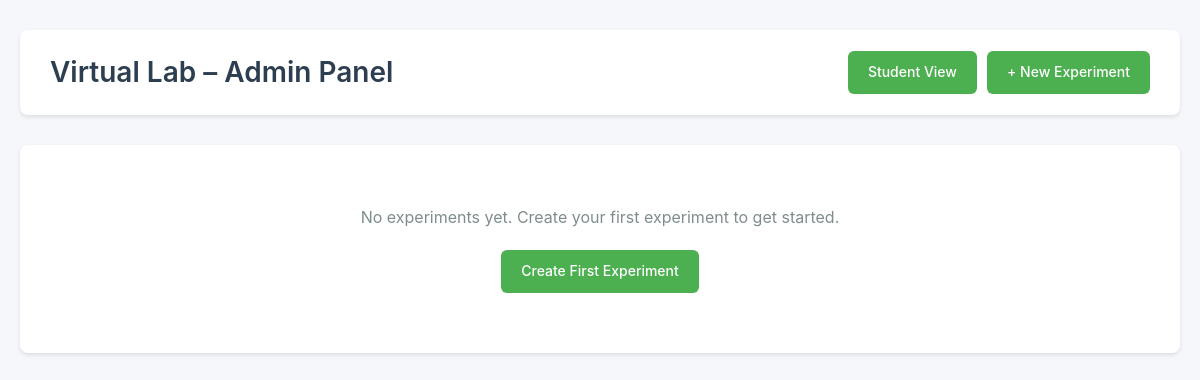
Page /admin/index.php on the earlier database version.
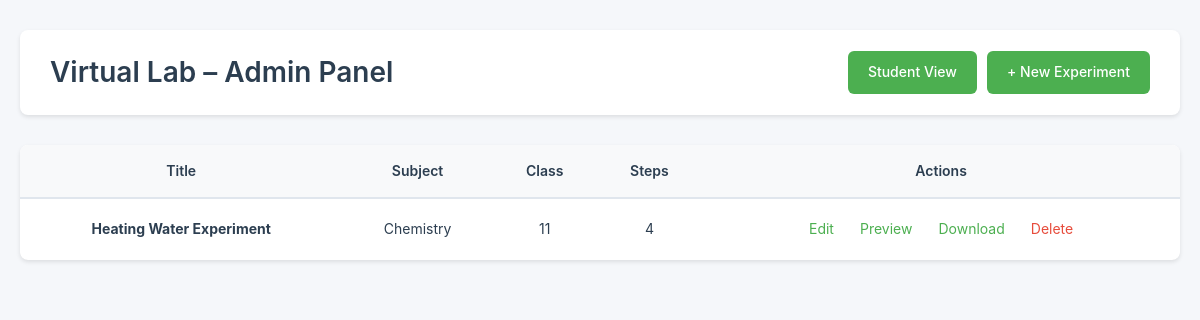
Same page on the later database version.
### tables this page shows
CREATE TABLE experiments (
    id VARCHAR(50) PRIMARY KEY,
    title VARCHAR(255) NOT NULL,
    subject VARCHAR(50) NOT NULL,
    class VARCHAR(10) NOT NULL,
    config_json TEXT NOT NULL,
    created_at DATETIME DEFAULT CURRENT_TIMESTAMP,
    updated_at DATETIME DEFAULT CURRENT_TIMESTAMP
);

### admin/config/database.php (called while the page is built, shortened)
<?php
function getDBConnection() {
    try {
        if (DB_TYPE === 'sqlite') {
            $dbPath = DB_SQLITE_PATH;
            try {
                $db = new PDO('sqlite:' . $dbPath);
                $db->setAttribute(PDO::ATTR_ERRMODE, PDO::ERRMODE_EXCEPTION);
                return $db;
            } catch (PDOException $e) {
                throw new Exception("Failed to create SQLite database: " . $e->getMessage() . " (Path: " . $dbPath . ")");
            }
        }
    } catch (PDOException $e) {
        throw new Exception("Database connection failed: " . $e->getMessage());
    } catch (Exception $e) {
        throw $e;
    }
}

### admin/classes/Database.php (called while the page is built, shortened)
<?php
require_once __DIR__ . '/../config/database.php';
class Database {
    private $db;
    public function __construct() {
        $this->db = getDBConnection();
    }
    private function initTables() {
        try {
            $schemaFile = __DIR__ . '/../config/schema.sql';
            $sql = file_get_contents($schemaFile);
            if (DB_TYPE === 'sqlite') {
                $statements = explode(';', $sql);
                foreach ($statements as $statement) {
                    $statement = trim($statement);
                    if (!empty($statement) && !preg_match('/^\s*--/', $statement)) {
                        try {
                            $this->db->exec($statement);
                        } catch (PDOException $e) {
                            if (strpos($e->getMessage(), 'already exists') === false) {
                                error_log('Schema execution error: ' . $e->getMessage());
                            }
                        }
                    }
                }
            } else {
                try {
                    $this->db->exec($sql);
                } catch (PDOException $e) {
                    error_log('Schema execution error: ' . $e->getMessage());
                }
            }
        } catch (Exception $e) {
            error_log('initTables error: ' . $e->getMessage());
        }
    }
    public function getAllExperiments() {
        try {
            if (DB_TYPE === 'sqlite') {
                $checkStmt = $this->db->query("SELECT name FROM sqlite_master WHERE type='table' AND name='experiments'");
                $tableExists = $checkStmt->fetch() !== false;
            } else {
                $checkStmt = $this->db->query("SHOW TABLES LIKE 'experiments'");
                $tableExists = $checkStmt->rowCount() > 0;
            }
            $stmt = $this->db->query("SELECT * FROM experiments ORDER BY created_at DESC");
            $experiments = $stmt->fetchAll(PDO::FETCH_ASSOC);
            foreach ($experiments as &$exp) {
                try {
                    $stepStmt = $this->db->prepare("
                        SELECT COUNT(*) as count FROM experiment_steps WHERE experiment_id = ?
                    ");
                    $stepStmt->execute([$exp['id']]);
                    $stepCount = $stepStmt->fetch(PDO::FETCH_ASSOC);
                    $exp['step_count'] = $stepCount['count'] ?? 0;
                } catch (PDOException $e) {
                    $exp['step_count'] = 0;
                }
            }
            return $experiments;
        } catch (PDOException $e) {
            error_log('getAllExperiments error: ' . $e->getMessage());
            return [];
        } catch (Exception $e) {
            error_log('getAllExperiments error: ' . $e->getMessage());
            return [];
        }
    }
}

### admin/index.php (the view, shortened to what this page needs)
<?php
require_once __DIR__ . '/classes/Database.php';
$db = new Database();
$experiments = $db->getAllExperiments();
?>
<!DOCTYPE html>
<html lang="en">
<head>
    <link rel="stylesheet" href="css/admin.css">
</head>
<body>
    <div class="container">
        <div class="header">
            <h1>Virtual Lab – Admin Panel</h1>
            <div style="display: flex; gap: 10px;">
                <a class="btn" href="../">Student View</a>
                <a class="btn" href="create.php">+ New Experiment</a>
            </div>
        </div>
        <?php if (empty($experiments)): ?>
        <div class="card" style="text-align: center; padding: 60px 20px;">
            <p style="color: #7f8c8d; font-size: 16px; margin-bottom: 20px;">No experiments yet. Create your first experiment to get started.</p>
            <a class="btn" href="create.php">Create First Experiment</a>
        </div>
        <?php else: ?>
        <div class="card" style="padding: 0; overflow: hidden;">
            <table>
                <thead>
                    <tr>
                        <th>Title</th>
                        <th>Subject</th>
                        <th>Class</th>
                        <th>Steps</th>
                        <th>Actions</th>
                    </tr>
                </thead>
                <tbody>
                    <?php foreach ($experiments as $exp): ?>
                    <tr>
                        <td><strong><?= htmlspecialchars($exp['title']) ?></strong></td>
                        <td><?= htmlspecialchars($exp['subject']) ?></td>
                        <td><?= htmlspecialchars($exp['class']) ?></td>
                        <td><?= $exp['step_count'] ?? 0 ?></td>
                        <td>
                            <div class="actions">
                                <a href="edit.php?id=<?= $exp['id'] ?>">Edit</a>
                                <a href="preview.php?id=<?= $exp['id'] ?>" target="_blank">Preview</a>
                                <a href="download.php?id=<?= $exp['id'] ?>">Download</a>
                                <a class="danger" href="delete.php?id=<?= $exp['id'] ?>" onclick="return confirm('Are you sure you want to delete this experiment?')">Delete</a>
                            </div>
                        </td>
                    </tr>
                    <?php endforeach; ?>
                </tbody>
            </table>
        </div>
        <?php endif; ?>
    </div>
</body>
</html>

### admin/css/admin.css (style rules this page uses)
* { margin: 0; padding: 0; box-sizing: border-box; }
body { font-family: -apple-system, BlinkMacSystemFont, 'Segoe UI', Roboto, 'Helvetica Neue', Arial, sans-serif; background: #f5f7fa; padding: 0; color: #2c3e50; line-height: 1.6; }
.container { max-width: 1200px; margin: 0 auto; padding: 30px 20px; }
.header { background: white; padding: 20px 30px; border-radius: 8px; margin-bottom: 30px; box-shadow: 0 2px 4px rgba(0,0,0,0.1); display: flex; justify-content: space-between; align-items: center; }
h1 { color: #2c3e50; font-size: 28px; font-weight: 600; margin: 0; }
.btn { display: inline-block; background: #4CAF50; color: white; padding: 10px 20px; text-decoration: none; border-radius: 6px; font-size: 14px; font-weight: 500; border: none; cursor: pointer; transition: all 0.2s; }
.danger { color: #e74c3c; text-decoration: none; font-size: 14px; }
.card { background: white; border-radius: 8px; padding: 30px; box-shadow: 0 2px 4px rgba(0,0,0,0.1); margin-bottom: 20px; width: 100%; box-sizing: border-box; }
table { width: 100%; background: white; border-collapse: collapse; border-radius: 8px; overflow: hidden; box-shadow: 0 2px 4px rgba(0,0,0,0.1); }
th { background: #f8f9fa; padding: 15px; text-align: center; font-weight: 600; color: #2c3e50; font-size: 14px; border-bottom: 2px solid #e0e6ed; }
td { padding: 15px; border-bottom: 1px solid #e0e6ed; font-size: 14px; text-align: center; }
tr:last-child td { border-bottom: none; }
.actions { display: flex; gap: 10px; align-items: center; justify-content: center; }
.actions a { color: #4CAF50; text-decoration: none; font-size: 14px; padding: 4px 8px; border-radius: 4px; transition: background 0.2s; }
.actions .danger { color: #e74c3c; }

Differences in the rows shown:
added experiments: title "Heating Water Experiment", subject "Chemistry", class "11", step_count "4"
Other differences:
text no longer shown: "No experiments yet. Create your first experiment to get started. Create First Experiment"
text now shown: "Title Subject Class Steps Actions"
